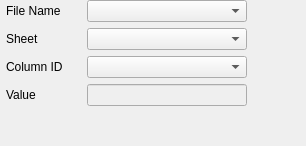
       <widget class="QWidget" name="grp_Excel">
        <layout class="QGridLayout" name="gridLayout_7">
         <property name="leftMargin">
          <number>6</number>
         </property>
         <property name="topMargin">
          <number>0</number>
         </property>
         <property name="rightMargin">
          <number>6</number>
         </property>
         <property name="bottomMargin">
          <number>0</number>
         </property>
         <item row="0" column="0">
          <layout class="QGridLayout" name="gridLayout_5">
           <item row="0" column="0">
            <layout class="QGridLayout" name="gridLayout_4">
             <item row="2" column="1">
              <widget class="QComboBox" name="cb_excelColumnId"/>
             </item>
             <item row="0" column="1">
              <widget class="QComboBox" name="cb_excelFileNm">
               <property name="minimumSize">
                <size>
                 <width>160</width>
                 <height>0</height>
                </size>
               </property>
              </widget>
             </item>
             <item row="1" column="0">
              <widget class="QLabel" name="label_10">
               <property name="minimumSize">
                <size>
                 <width>75</width>
                 <height>0</height>
                </size>
               </property>
               <property name="maximumSize">
                <size>
                 <width>75</width>
                 <height>16777215</height>
                </size>
               </property>
               <property name="text">
                <string>Sheet</string>
               </property>
              </widget>
             </item>
             <item row="2" column="2">
              <widget class="QLabel" name="lbl_excelColumnIdDesc">
               <property name="text">
                <string/>
               </property>
              </widget>
             </item>
             <item row="1" column="1">
              <widget class="QComboBox" name="cb_excelSheet"/>
             </item>
             <item row="2" column="0">
              <widget class="QLabel" name="label_11">
               <property name="minimumSize">
                <size>
                 <width>75</width>
                 <height>0</height>
                </size>
               </property>
               <property name="maximumSize">
                <size>
                 <width>75</width>
                 <height>16777215</height>
                </size>
               </property>
               <property name="text">
                <string>Column ID</string>
               </property>
              </widget>
             </item>
             <item row="0" column="0">
              <widget class="QLabel" name="lbl_excelFileNm">
               <property name="minimumSize">
                <size>
                 <width>75</width>
                 <height>0</height>
                </size>
               </property>
               <property name="maximumSize">
                <size>
                 <width>75</width>
                 <height>16777215</height>
                </size>
               </property>
               <property name="text">
                <string>File Name</string>
               </property>
              </widget>
             </item>
             <item row="0" column="2">
              <widget class="QLabel" name="lbl_excelFileNmDesc">
               <property name="text">
                <string/>
               </property>
              </widget>
             </item>
             <item row="1" column="2">
              <widget class="QLabel" name="lbl_excelSheetDesc">
               <property name="text">
                <string/>
               </property>
              </widget>
             </item>
             <item row="3" column="0">
              <widget class="QLabel" name="label_5">
               <property name="text">
                <string>Value</string>
               </property>
              </widget>
             </item>
             <item row="3" column="1">
              <widget class="QLineEdit" name="edt_excelValue">
               <property name="enabled">
                <bool>false</bool>
               </property>
              </widget>
             </item>
            </layout>
           </item>
           <item row="0" column="3">
            <spacer name="horizontalSpacer_3">
             <property name="orientation">
              <enum>Qt::Horizontal</enum>
             </property>
             <property name="sizeHint" stdset="0">
              <size>
               <width>40</width>
               <height>20</height>
              </size>
             </property>
            </spacer>
           </item>
          </layout>
         </item>
         <item row="1" column="0">
          <spacer name="verticalSpacer_3">
           <property name="orientation">
            <enum>Qt::Vertical</enum>
           </property>
           <property name="sizeHint" stdset="0">
            <size>
             <width>20</width>
             <height>40</height>
            </size>
           </property>
          </spacer>
         </item>
        </layout>
       </widget>
